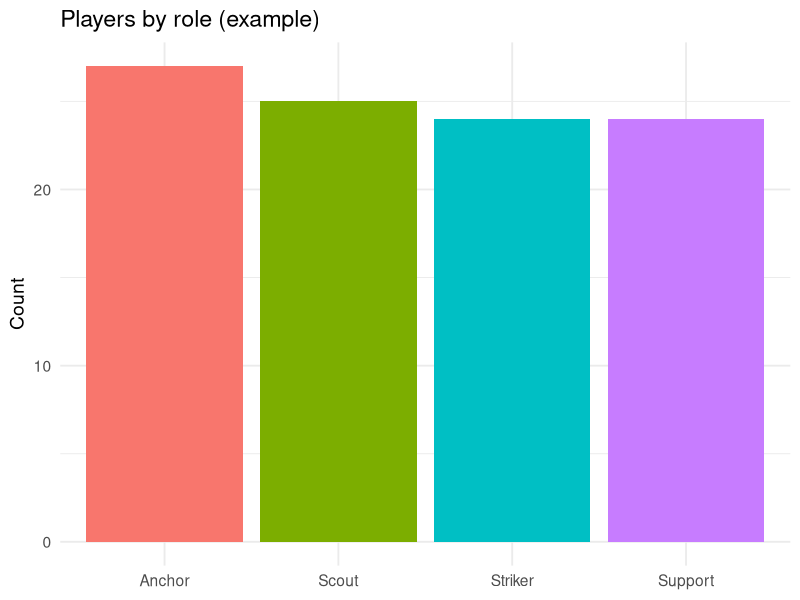

Here is the R script that generated this plot:
## ---- chunk 1
library(ggplot2)
library(tibble)
role_counts <- tibble(
  role = c("Anchor", "Scout", "Striker", "Support"),
  n = c(27, 25, 24, 24)
)

ggplot(role_counts, aes(x = role, y = n, fill = role)) +
  geom_col(show.legend = FALSE) +
  labs(title = "Players by role (example)", x = NULL, y = "Count") +
  theme_minimal(base_size = 14)
